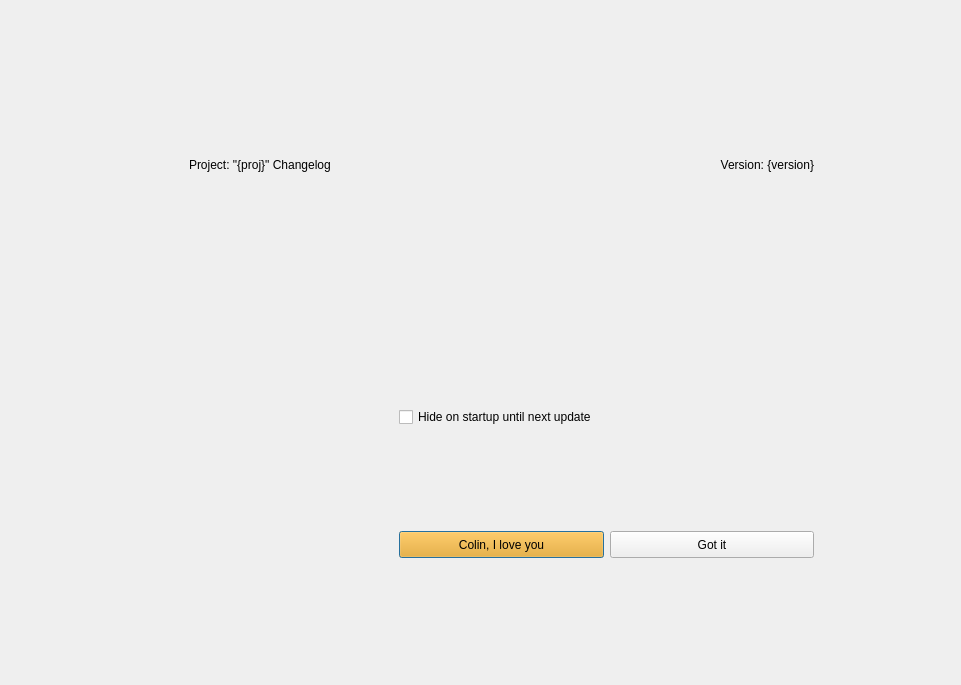
<?xml version="1.0" encoding="UTF-8"?>
<ui version="4.0">
 <class>Dialog</class>
 <widget class="QDialog" name="Dialog">
  <property name="geometry">
   <rect>
    <x>0</x>
    <y>0</y>
    <width>961</width>
    <height>685</height>
   </rect>
  </property>
  <property name="windowTitle">
   <string>Dialog</string>
  </property>
  <widget class="QPushButton" name="ok_pb">
   <property name="geometry">
    <rect>
     <x>399</x>
     <y>531</y>
     <width>205</width>
     <height>27</height>
    </rect>
   </property>
   <property name="styleSheet">
    <string notr="true">background-color: orange;</string>
   </property>
   <property name="text">
    <string>Colin, I love you</string>
   </property>
  </widget>
  <widget class="QCheckBox" name="hideUntilUpdate_cb">
   <property name="geometry">
    <rect>
     <x>399</x>
     <y>406</y>
     <width>415</width>
     <height>22</height>
    </rect>
   </property>
   <property name="toolTip">
    <string>&lt;html&gt;&lt;head/&gt;&lt;body&gt;&lt;p&gt;Disable this so that this window doesn't pop up every time you start the program&lt;/p&gt;&lt;/body&gt;&lt;/html&gt;</string>
   </property>
   <property name="whatsThis">
    <string>&lt;html&gt;&lt;head/&gt;&lt;body&gt;&lt;p&gt;A config setting which will modify the current Users's preferences&lt;/p&gt;&lt;/body&gt;&lt;/html&gt;</string>
   </property>
   <property name="text">
    <string>Hide on startup until next update</string>
   </property>
  </widget>
  <widget class="QPushButton" name="cancel_pb">
   <property name="geometry">
    <rect>
     <x>610</x>
     <y>531</y>
     <width>204</width>
     <height>27</height>
    </rect>
   </property>
   <property name="text">
    <string>Got it</string>
   </property>
  </widget>
  <widget class="QLabel" name="project_l">
   <property name="geometry">
    <rect>
     <x>189</x>
     <y>150</y>
     <width>204</width>
     <height>30</height>
    </rect>
   </property>
   <property name="maximumSize">
    <size>
     <width>16777215</width>
     <height>30</height>
    </size>
   </property>
   <property name="text">
    <string>Project: &quot;{proj}&quot; Changelog</string>
   </property>
  </widget>
  <widget class="QLabel" name="version_l">
   <property name="geometry">
    <rect>
     <x>610</x>
     <y>150</y>
     <width>204</width>
     <height>30</height>
    </rect>
   </property>
   <property name="maximumSize">
    <size>
     <width>16777215</width>
     <height>30</height>
    </size>
   </property>
   <property name="layoutDirection">
    <enum>Qt::LeftToRight</enum>
   </property>
   <property name="text">
    <string>Version: {version}</string>
   </property>
   <property name="alignment">
    <set>Qt::AlignRight|Qt::AlignTrailing|Qt::AlignVCenter</set>
   </property>
  </widget>
 </widget>
 <resources/>
 <connections/>
</ui>
